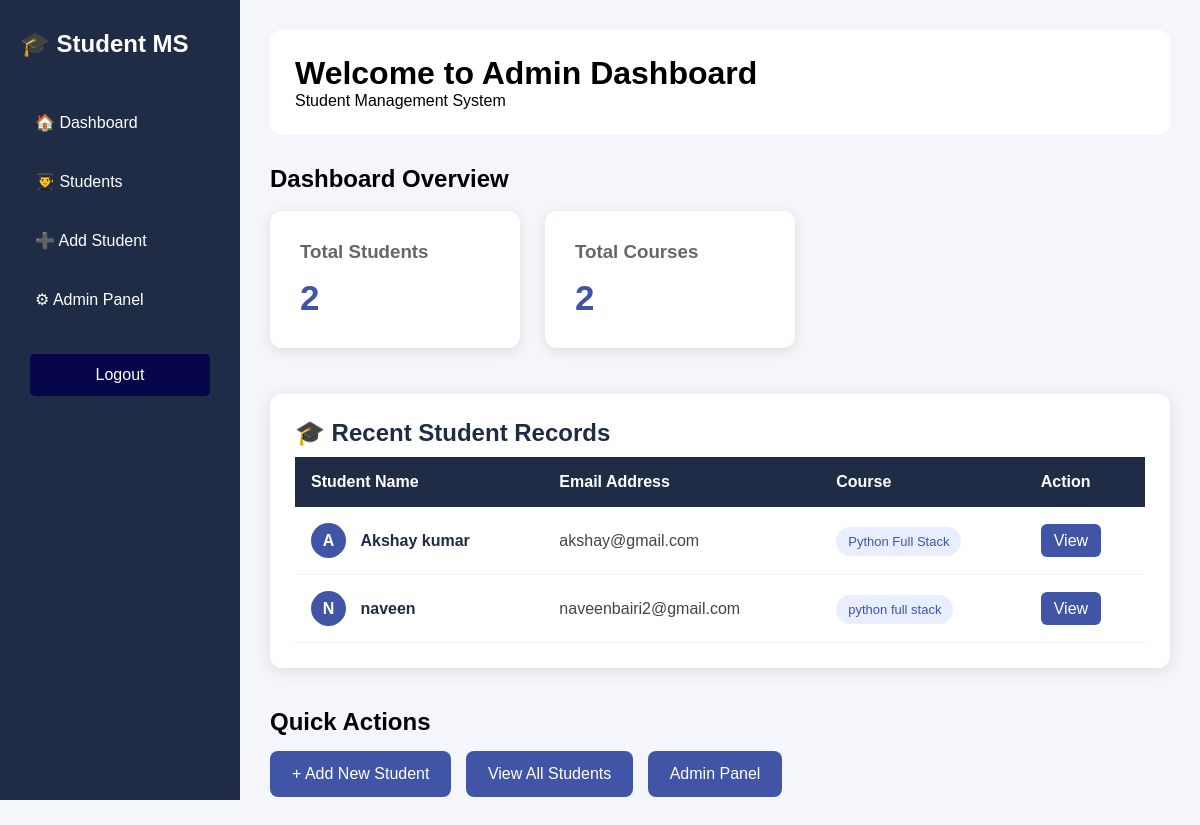
The page /dashboard/ (signed in) on the database its author committed.
### students/models.py (models this page shows, shortened)
class Student(models.Model):
    student_name = models.CharField(max_length=100)
    email = models.EmailField()
    age = models.PositiveIntegerField(null=True, blank=True)
    mobile_number = models.CharField(max_length=15)
    profile_image = models.ImageField(
        upload_to='student_images/',
        null=True,
        blank=True
    )
    course = models.CharField(max_length=100)
    created_date = models.DateTimeField(auto_now_add=True)

### students/views.py (the view)
# urls.py: path('dashboard/', views.dashboard, name='dashboard'),
@login_required(login_url='login')
def dashboard(request):
    total_students = Student.objects.count()
    total_courses = Student.objects.values('course').distinct().count()
    recent_students = Student.objects.order_by('-created_date')[:5]
    return render(request, 'students/dashboard.html', {
        'total_students': total_students,
        'total_courses': total_courses,
        'recent_students': recent_students,
    })

### students/templates/students/dashboard.html (shortened to what this page needs)
<!DOCTYPE html>
<html lang="en">
<head>
</head>
<body>
<div class="sidebar">
    <h2>🎓 Student MS</h2>
    <a href="{% url 'dashboard' %}">🏠 Dashboard</a>
    <a href="{% url 'student_list' %}">👨‍🎓 Students</a>
    <a href="{% url 'register_student' %}">➕ Add Student</a>
    <a href="/admin/">⚙ Admin Panel</a>
    <form method="POST" action="{% url 'logout' %}">
        <button type="submit" class="logout-btn">
             Logout
        </button>
</div>
<div class="main">
    <div class="header">
        <h1>Welcome to Admin Dashboard</h1>
        <p>Student Management System</p>
    </div>
    <h2>Dashboard Overview</h2>
    <br>
    <div class="cards">
        <div class="card">
            <h3>Total Students</h3>
            <h1>{{ total_students }}</h1>
        </div>
        <div class="card">
            <h3>Total Courses</h3>
            <h1>{{ total_courses }}</h1>
        </div>
    </div>
    <br><br>
<div class="recent-students">
    <h2>🎓 Recent Student Records</h2>
    <div style="overflow-x:auto;">
        <table class="student-table">
            <tr>
                <th>Student Name</th>
                <th>Email Address</th>
                <th>Course</th>
                <th>Action</th>
            </tr>
            {% for student in recent_students %}
            <tr>
                <td>
                    <span class="student-avatar">
                        {{ student.student_name|first|upper }}
                    </span>
                    <span class="student-name">
                        {{ student.student_name }}
                    </span>
                </td>
                <td>{{ student.email }}</td>
                <td>
                    <span class="course-badge">
                        {{ student.course }}
                    </span>
                </td>
                <td>
                    <a href="{% url 'student_list' %}"
                       class="view-btn">
                        View
                    </a>
                </td>
            </tr>
            {% empty %}
            <tr>
                <td colspan="4" style="text-align:center;">
                    No students registered yet.
                </td>
            </tr>
            {% endfor %}
        </table>
    </div>
</div>
    <div class="actions">
        <h2>Quick Actions</h2>
        <a href="{% url 'register_student' %}" class="btn">
            + Add New Student
        </a>
        <a href="{% url 'student_list' %}" class="btn">
            View All Students
        </a>
        <a href="/admin/" class="btn">
            Admin Panel
        </a>
    </div>
</div>
</body>
</html>

### students/templates/students/dashboard.html (style rules this page uses)
* { margin: 0; padding: 0; box-sizing: border-box; }
body { font-family: Arial, sans-serif; background: #f4f6fb; }
.sidebar { width: 240px; height: 100vh; background: #202b46; color: white; position: fixed; padding: 30px 20px; }
.sidebar h2 { margin-bottom: 40px; }
.sidebar a { display: block; color: white; text-decoration: none; padding: 15px; margin-bottom: 10px; border-radius: 8px; }
.main { margin-left: 240px; padding: 30px; }
.header { background: white; padding: 25px; border-radius: 12px; margin-bottom: 30px; }
.cards { display: flex; gap: 25px; flex-wrap: wrap; }
.card { background: white; padding: 30px; width: 250px; border-radius: 12px; box-shadow: 0 3px 12px #ddd; }
.card h3 { color: #666; margin-bottom: 15px; }
.card h1 { color: #4055a5; font-size: 35px; }
.actions { margin-top: 40px; }
.btn { display: inline-block; background: #4055a5; color: white; padding: 14px 22px; text-decoration: none; border-radius: 8px; margin: 15px 10px 0 0; }
.logout-btn { width: 90%; padding: 12px; margin: 20px 5%; background: rgb(6, 6, 72); color: white; border: none; border-radius: 5px; cursor: pointer; font-size: 16px; }
.recent-students { background: white; padding: 25px; border-radius: 12px; box-shadow: 0 3px 15px #ddd; margin-top: 10px; }
.recent-students h2 { color: #202b46; margin-bottom: 10px; }
.student-table { width: 100%; border-collapse: collapse; background: white; }
.student-table th { background: #202b46; color: white; padding: 16px; text-align: left; }
.student-table td { padding: 16px; border-bottom: 1px solid #eee; color: #444; }
.student-name { font-weight: bold; color: #202b46; }
.course-badge { background: #e8edff; color: #4055a5; padding: 7px 12px; border-radius: 20px; font-size: 13px; }
.student-avatar { display: inline-flex; width: 35px; height: 35px; background: #4055a5; color: white; border-radius: 50%; justify-content: center; align-items: center; margin-right: 10px; font-weight: bold; }
.view-btn { background: #4055a5; color: white; padding: 8px 13px; border-radius: 6px; text-decoration: none; }

### rows shown on the page
Student: student_name|first "A", student_name "Akshay kumar", email "akshay@gmail.com", course "Python Full Stack"
Student: student_name|first "N", student_name "naveen", email "naveenbairi2@gmail.com", course "python full stack"

### other values the page prints
{{ total_students }} "2"
{{ total_courses }} "2"
